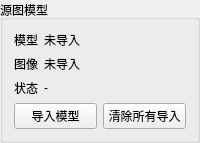
             <widget class="QGroupBox" name="groupBoxMosaicSourceModel">
              <property name="title">
               <string>源图模型</string>
              </property>
              <layout class="QVBoxLayout" name="verticalLayoutMosaicSourceModel">
               <item>
                <layout class="QFormLayout" name="formLayoutMosaicSourceModel">
                 <property name="fieldGrowthPolicy">
                  <enum>QFormLayout::AllNonFixedFieldsGrow</enum>
                 </property>
                 <property name="labelAlignment">
                  <set>Qt::AlignLeft|Qt::AlignVCenter</set>
                 </property>
                 <item row="0" column="0">
                  <widget class="QLabel" name="labelMosaicModelPathTitle">
                   <property name="text">
                    <string>模型</string>
                   </property>
                  </widget>
                 </item>
                 <item row="0" column="1">
                  <widget class="QLabel" name="labelMosaicModelPath">
                   <property name="sizePolicy">
                    <sizepolicy hsizetype="Expanding" vsizetype="Preferred">
                     <horstretch>0</horstretch>
                     <verstretch>0</verstretch>
                    </sizepolicy>
                   </property>
                   <property name="text">
                    <string>未导入</string>
                   </property>
                   <property name="wordWrap">
                    <bool>false</bool>
                   </property>
                  </widget>
                 </item>
                 <item row="1" column="0">
                  <widget class="QLabel" name="labelMosaicSourceImageTitle">
                   <property name="text">
                    <string>图像</string>
                   </property>
                  </widget>
                 </item>
                 <item row="1" column="1">
                  <widget class="QLabel" name="labelMosaicSourceImage">
                   <property name="sizePolicy">
                    <sizepolicy hsizetype="Expanding" vsizetype="Preferred">
                     <horstretch>0</horstretch>
                     <verstretch>0</verstretch>
                    </sizepolicy>
                   </property>
                   <property name="text">
                    <string>未导入</string>
                   </property>
                   <property name="wordWrap">
                    <bool>false</bool>
                   </property>
                  </widget>
                 </item>
                 <item row="2" column="0">
                  <widget class="QLabel" name="labelMosaicModelInfoTitle">
                   <property name="text">
                    <string>状态</string>
                   </property>
                  </widget>
                 </item>
                 <item row="2" column="1">
                  <widget class="QLabel" name="labelMosaicModelInfo">
                   <property name="sizePolicy">
                    <sizepolicy hsizetype="Expanding" vsizetype="Preferred">
                     <horstretch>0</horstretch>
                     <verstretch>0</verstretch>
                    </sizepolicy>
                   </property>
                   <property name="text">
                    <string>-</string>
                   </property>
                   <property name="wordWrap">
                    <bool>false</bool>
                   </property>
                  </widget>
                 </item>
                </layout>
               </item>
               <item>
                <layout class="QHBoxLayout" name="horizontalLayoutMosaicModelImport">
                 <item>
                 <widget class="QPushButton" name="pushButtonImportMosaicModel">
                   <property name="text">
                    <string>导入模型</string>
                   </property>
                  </widget>
                 </item>
                 <item>
                  <widget class="QPushButton" name="pushButtonClearMosaicModels">
                   <property name="text">
                    <string>清除所有导入</string>
                   </property>
                  </widget>
                 </item>
                </layout>
               </item>
             </layout>
             </widget>
